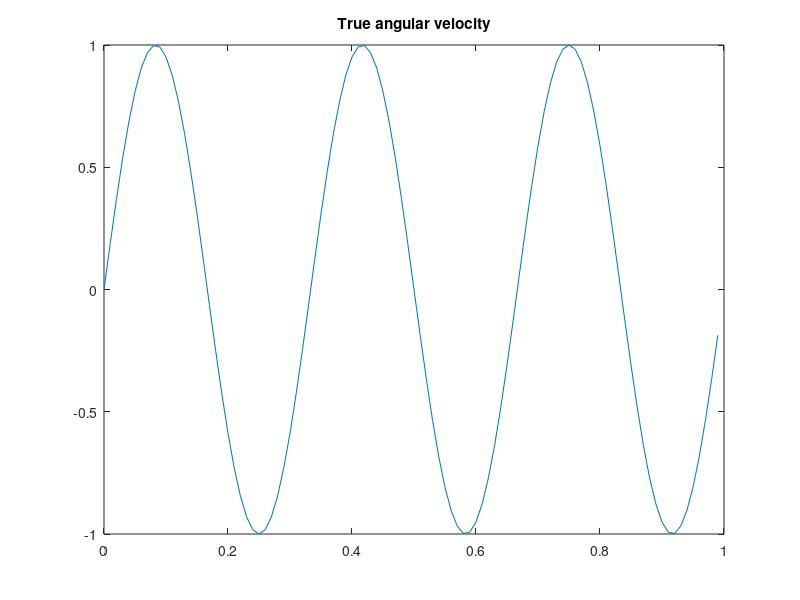
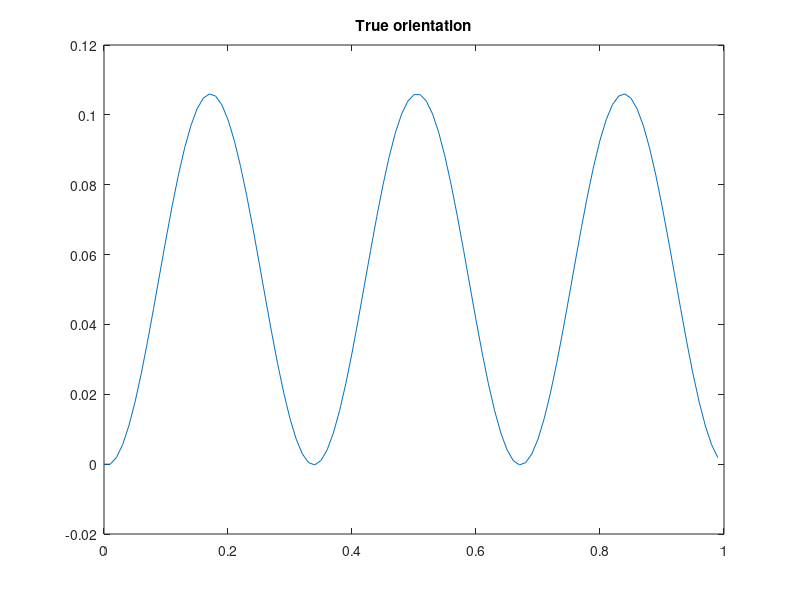

Write the MATLAB code that produced these figures, in order. (Note: this script raises an error after producing the figures.)
% augmented affine test
function [ok] = gyro_affine_ok(draw_plot)



%% Simulated paramers
Fs = 100; % Sampling frequency of gyoscope (in Hz)
dt = 1/Fs; % Sampling interval
T = 1; % Stop time
t = (0:dt:T-dt)';

% Ground truth ang. vel.
F = 3; % Frequency of sine wave (Ang. Vel.)
av = sin(2*pi*F*t); % Ang. Vel.
figure; plot(t,av); title(['True angular velocity']);
avb = 0.3; % Angular velocity bias

ang = zeros(length(t),1);
% Generate noiseless (true) angles
for i1 = 2:length(t)
    ang(i1) = ang(i1-1)+dt*av(i1-1);
end
figure; plot(t,ang); title(['True orientation']);


%%

N = length(t);
gamma =  1;        % transition covariance multiplier
sigma =  .05;       % standard deviation of measurement noise

max_itr = 30;      % maximum number of iterations
epsilon = 1e-5;    % convergence criteria
h_min   = 0;       % minimum horizontal value in plots
h_max   = 1;       % maximum horizontal value in plots
v_min   = -2.0;    % minimum vertical value in plots
v_max   = +2.0;    % maximum vertical value in plots
% ---------------------------------------------------------
ok = true;
if nargin < 1
    draw_plot = false;
end
%  Define the problem
rand('seed', 1234);
%
%
% number of measurements per time point
m     = 1;
%
% number of state vector components per time point
n     = 2;
%
% simulate the true trajectory and measurement noise
x1_true = av'; % velocity on top!
x2_true = ang'; % orientatino on bottom!
x_true  = [ x1_true ; x2_true ];
%

% measurement values and model
v_true  = sigma * randn(1, N);

bias = avb;
Pone    =  1; % measure bias directly

z       = x1_true + v_true + Pone*bias;

rk      = sigma * sigma;
rinvk   = 1 / rk;
rinv    = zeros(m, m, N);
h       = zeros(m, N);
dh      = zeros(m, n, N);
for k = 1 : N
    rinv(:, :, k) = rinvk;
    h(:, k)       = 0;
    dh(:,:, k)    = [ 1 , 0 ]; % measuring av
end
%
% transition model
g       = zeros(n, N);
dg      = zeros(n, n, N);
qinv    = zeros(n, n, N);
qk      = gamma * [ dt , dt^2/2 ; dt^2/2 , dt^3/3 ];
qinvk   = inv(qk);
for k = 2 : N
    g(:, k)       = 0;
    dg(:,:, k)    = [ 1 , 0 ; dt , 1 ];
    qinv(:,:, k)  = qinvk;
end
%
% initial state estimate
g(:, 1)      = x_true(:, 1);
qinv(:,:, 1) = 100 * eye(2);
%
% constraints

b       = zeros(0, N);

db      = zeros(0, n, N);


% --------------------------------------------------------------------
%
% -------------------------------------------------------------------------
[xOutOld, uOut, info] = ...
    ckbs_affine(max_itr, epsilon, z, b, g, h, db, dg, dh, qinv, rinv);
[xOutNew, yOut] = ...
    ckbs_augmented_affine(max_itr, epsilon, z, b, g, h, db, dg, dh, qinv, rinv, Pone);

fprintf('yOut is %5.1f\n', yOut);

if draw_plot
    figure(1);
    clf
    hold on
    plot(t', x_true(2,:)', 'k-', 'linewidth', 1.5 );
    plot(t', xOutOld(2,:)', 'b--', 'linewidth', 1.5 );
    plot(t', xOutNew(2,:)', 'r-.', 'linewidth', 1.5 );
        
    %     plot(t', - ones(N,1), 'b-');
    %      plot(t', ones(N,1), 'b-');
    axis([h_min, h_max, v_min, v_max]);
    title('Affine smoother');
 %   legend('Truth', 'Naive Estimate', 'Debiased Estimate', 'Location', 'SouthEast' );
    hold off
    axis tight;
    
    figure(2);
    clf
    hold on
    plot(t', x_true(1,:)', 'k-.', 'linewidth', 1.5 );
    plot(t', z(1,:)', 'ko' );
    plot(t', xOutOld(1,:)', 'b--', 'linewidth', 1.5 );
    plot(t', xOutNew(1,:)', 'r-.', 'linewidth', 1.5 );
        axis tight;
    %     plot(t', - ones(N,1), 'b-');
    %      plot(t', ones(N,1), 'b-');
%    axis([h_min, h_max, v_min, v_max]);
    title('Affine smoother');
    %legend('Truth', 'Measurements', 'Naive Estimate', 'Debiased Estimate', 'Location', 'SouthEast' );
    hold off

    %
    % constrained estimate
    %        x_con = xOut;
end
savefig(1:2, ['/Users/saravkin/Dropbox/KalmanCovariates/tex/figures/gyro']);
%

end
% $$ $newlinech %$$
% $end
